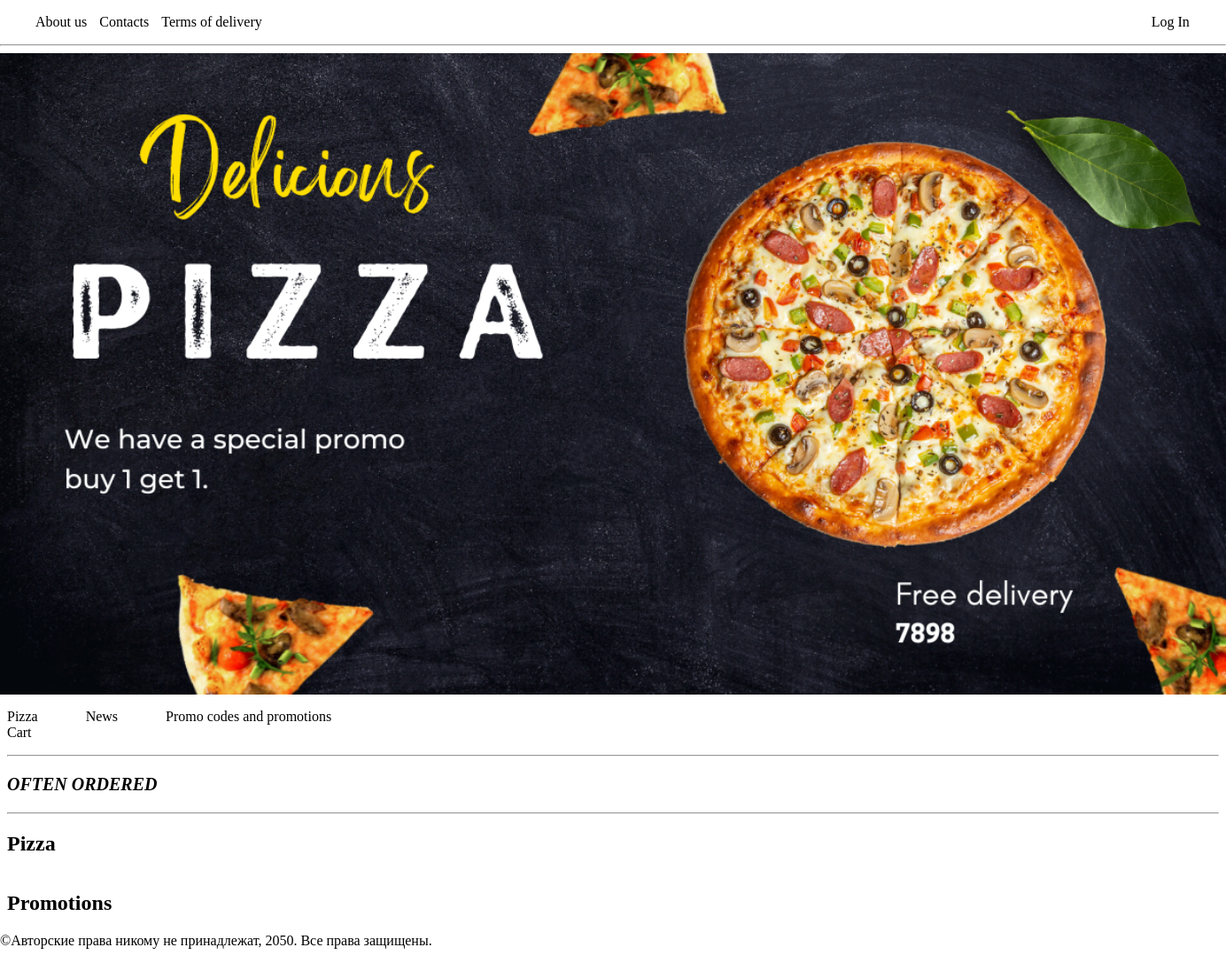
The app's page /, older data.
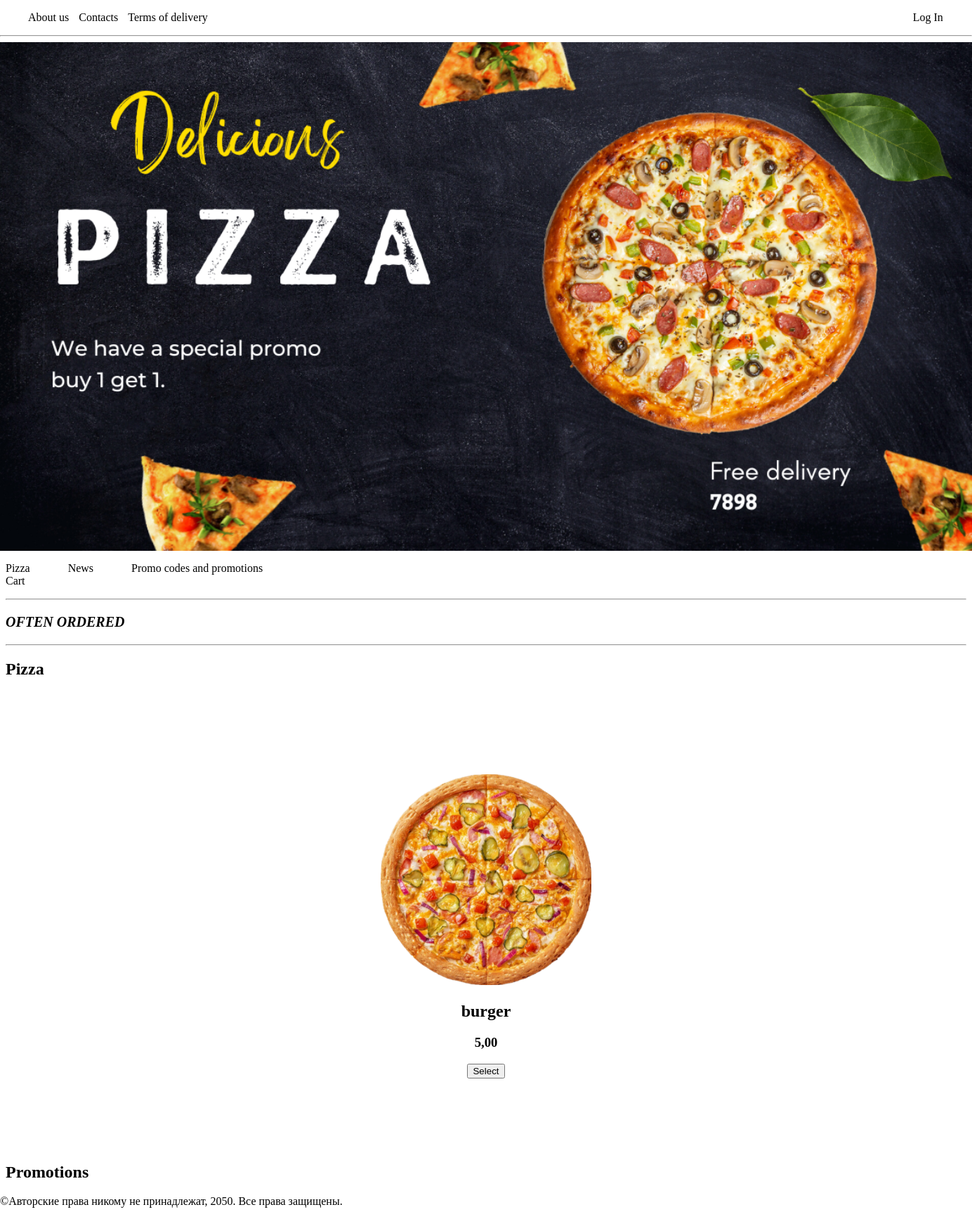
The same page, newer data.
### pizzeria/models.py (models this page shows, shortened)
class PizzaType(models.Model):
    name = models.CharField(max_length=100)
    price = models.DecimalField(max_digits=5, decimal_places=2)
    size = models.ForeignKey(Size, on_delete=models.PROTECT)
    image = models.ImageField(upload_to="images/")
    slug = models.SlugField(max_length=255, unique=True)
    class Meta:
        ordering = ['name']

### pizzeria/views.py (the view)
# urls.py: path('', main, name='home'),
def main(request):
    pizzas = PizzaType.objects.all()
    weather = get_weather()
    filtered_pizzas = []
    for pizza in pizzas:
        if pizza.size.name == 'middle':
            filtered_pizzas.append(pizza)
    context = {"pizzas": filtered_pizzas,
               'weather': weather,
               'menu': menu, }
    return render(request, 'pizzeria/main.html', context=context)

### pizzeria/views.py (called while the page is built)
def get_weather():
    appid = '91d45fb3f775b8f850579a41205a2a39'
    url = 'https://api.openweathermap.org/data/2.5/weather?q={}&units=metric&appid=' + appid
    city = 'Minsk'
    res = requests.get(url.format(city)).json()
    return res["main"]["temp"]

### pizzeria/templates/pizzeria/main.html (shortened to what this page needs)
{% extends 'pizzeria/base.html' %}
{% block pizzacontent %}
<table class="table-content" border="0" cellpadding="0" cellspacing="100px" align="center">
    <tr style=" text-align: center;">
        {% for p in pizzas %}
        <td valign="top" class="left-chapters">
            {% if p.image %}
            <p>
                <a href="#">
                    <img class="img-article" src="{{p.image.url}}" alt="burger pizza" width="300" height="300">
                </a>
            </p>
            {% endif %}
            <h2>{{p.name}}</h2>
            <div style="display: inline">
                <h3>{{p.price}}</h3>
                <a href="#">
                    <button type="button" name="btn">Select</button>
                </a>
            </div>
        </td>
        {% endfor %}
    </tr>
</table>
{% endblock %}

Row changes from the older to the newer data that the page shows:
added PizzaType: image (picture), name "burger", price "5,00"
